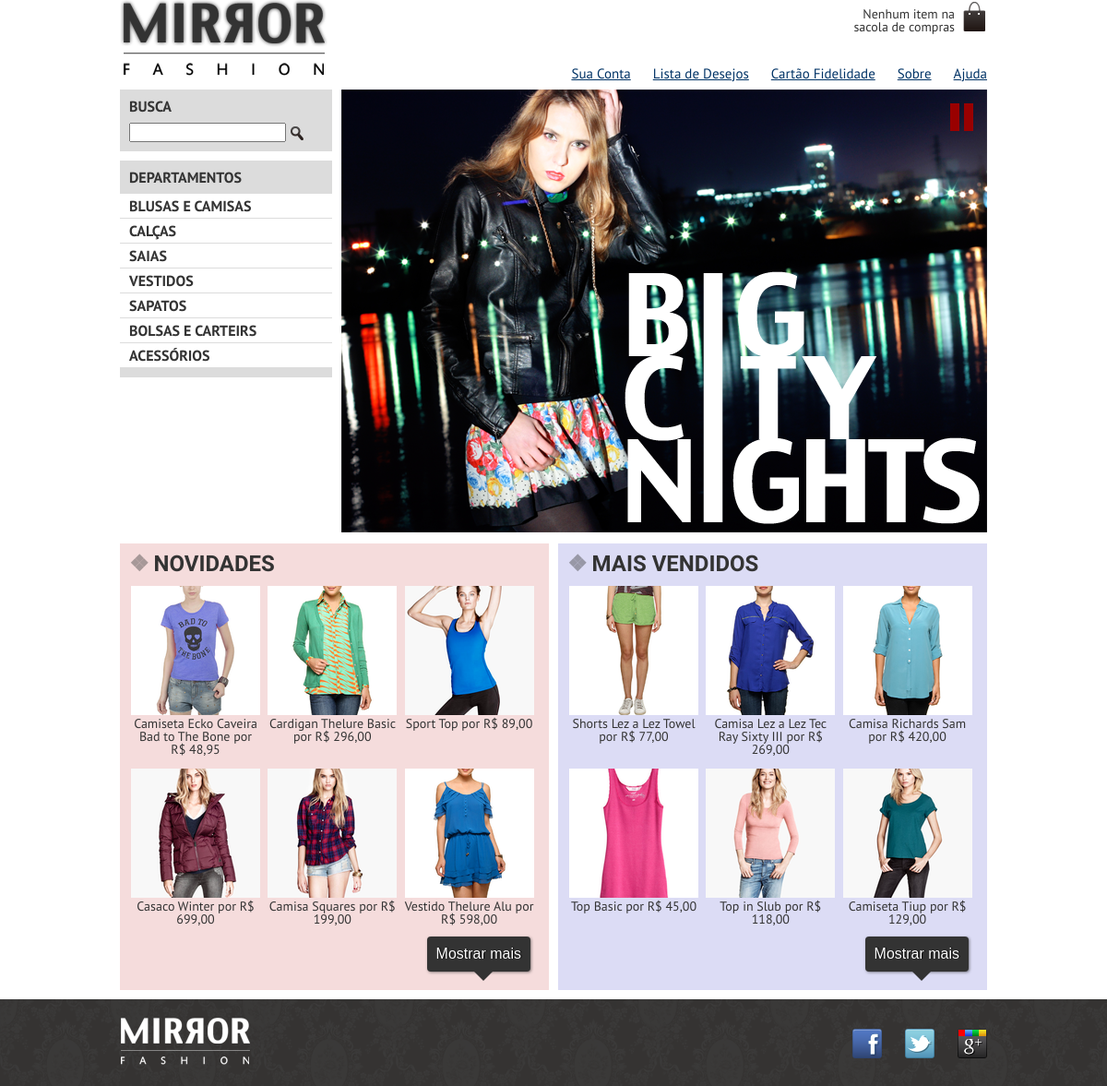
The page / on the database its author committed.
### tables this page shows
CREATE TABLE IF NOT EXISTS `produtos` (
  `id` int(11) NOT NULL AUTO_INCREMENT,
  `nome` varchar(255) DEFAULT NULL,
  `preco` varchar(45) DEFAULT NULL,
  `descricao` text,
  `data` date DEFAULT NULL,
  `vendas` int(11) DEFAULT NULL,
  PRIMARY KEY (`id`)
);

### index.php (the view, shortened to what this page needs)
<?php
include_once("cabecalho.php");
require_once("connection.php");
?>
<section id="main" class="container destaques">
    <section class="busca">
        <h2>Busca</h2>
        <form action="">
            <input type="search" name="busca">
            <input type="image" src="img/busca.png">
        </form>
    </section>
    <section class="menu-departamentos">
        <h2>Departamentos</h2>
        <nav>
            <ul>
                <li><a href="#">Blusas e Camisas</a>
                </li>
                <li><a href="#">Calças</a></li>
                <li><a href="#">Saias</a></li>
                <li><a href="#">Vestidos</a></li>
                <li><a href="#">Sapatos</a></li>
                <li><a href="#">Bolsas e Carteirs</a></li>
                <li><a href="#">Acessórios</a></li>
            </ul>
        </nav>
    </section>
    <a href="#" class="pause"></a>
    <img src="img/destaque-home.png" alt="Promoção: Big City Night">
</section>
<section id="destaques" class="container">
    <div class="container paineis">
        <section class="painel novidades">
            <h2>Novidades</h2>
            <ol>
                <?php
                $dados = mysqli_query($con, "SELECT * FROM produtos ORDER BY data DESC LIMIT 0, 12");
                while ($produto = mysqli_fetch_array($dados)) {
                ?>
                    <li>
                        <a href="produto.php?id=<?= $produto["id"] ?>">
                            <figure>
                                <img src="img/produtos/miniatura<?= $produto["id"] ?>.png" alt="<?= $produto["nome"] ?>">
                                <figcaption><?= $produto["nome"] ?> por <?= $produto["preco"] ?></figcaption>
                            </figure>
                        </a>
                    </li>
                <?php } ?>
            </ol>
            <button type="button">Mostrar mais</button>
        </section>
        <section class="painel mais-vendidos">
            <h2>Mais Vendidos</h2>
            <ol>
                <?php
                $dados = mysqli_query($con, "SELECT * FROM produtos ORDER BY vendas DESC LIMIT 0, 12");
                while ($produto = mysqli_fetch_array($dados)) {
                ?>
                    <li>
                        <a href="produto.php?id=<?= $produto["id"] ?>">
                            <figure>
                                <img src="img/produtos/miniatura<?= $produto["id"] ?>.png" alt="<?= $produto["nome"] ?>">
                                <figcaption><?= $produto["nome"] ?> por <?= $produto["preco"] ?></figcaption>
                            </figure>
                        </a>
                    </li>
                <?php } ?>
            </ol>
            <button type="button">Mostrar mais</button>
        </section>
    </div>
</section>
<?php include("rodape.php"); ?>

### cabecalho.php (shortened to what this page needs)
<!DOCTYPE html>
<html lang="pt">
<head>
    <link rel="stylesheet" href="css/reset.css">
    <link rel="stylesheet" href="css/estilos.css">
</head>
<body>
    <header class="container">
        <h1>
            <img src="img/logo.png" alt="Mirror Fashion">
        </h1>
        <p class="sacola">
            Nenhum item na sacola de compras
        </p>
        <nav class="menu-opcoes">
            <ul>
                <li><a href="#">Sua Conta</a></li>
                <li><a href="#">Lista de Desejos</a></li>
                <li><a href="#">Cartão Fidelidade</a></li>
                <li><a href="sobre.php">Sobre</a></li>
                <li><a href="#">Ajuda</a></li>
            </ul>
        </nav>
    </header>

### rodape.php
<footer>
    <div class="container">
        <img src="img/logo-rodape.png" alt="Logo Mirror Fashion">
        <ul class="social">
            <li><a href="https://www.facebook.com/mirrorfashion">Facebook</a></li>
            <li><a href="https://x.com/mirrorfashion">Twitter</a></li>
            <li><a href="https://plus.google.com/mirrorfashion">Google+</a></li>
        </ul>
    </div>
</footer>
</body>
</html>

### css/estilos.css (style rules this page uses)
body { color: #333; font-family: "PT Sans", sans-serif; }
.sacola { background: url(../img/sacola.png) no-repeat top right; font-size: 14px; padding-right: 35px; text-align: right; width: 140px; top: 0; right: 0; position: absolute; padding-top: 8px; }
.menu-opcoes { position: absolute; right: 0; bottom: 0; }
.menu-opcoes ul { font-size: 15px; }
.menu-opcoes ul li { display: inline; margin-left: 20px; }
.menu-opcoes a { color: #036; }
.container { width: 940px; margin: 0 auto; }
header { position: relative; }
.busca, .menu-departamentos { font-weight: bold; background-color: #dcdcdc; text-transform: uppercase; margin-right: 10px; width: 230px; float: left; }
.busca h2, .busca form, .menu-departamentos h2 { margin: 10px; }
.menu-departamentos li { background-color: white; margin-bottom: 1px; padding: 5px 10px; }
.menu-departamentos a { color: #333; text-decoration: none; }
.busca input[type=search] { width: 170px; }
.busca input { vertical-align: middle; }
.menu-departamentos { clear: left; margin-top: 10px; padding-bottom: 10px; }
.destaques { margin-top: 10px; position: relative; }
.pause, .play { display: block; position: absolute; right: 15px; top: 15px; }
.pause { border-left: 10px solid #900; border-right: 10px solid #900; height: 30px; width: 5px; }
.painel { margin: 10px 0; padding: 10px; width: 445px; }
.painel button { display: none; float: right; margin-right: 10px; margin-bottom: 10px; padding: 10px; position: relative; background-color: #333; border: 0; border-radius: 4px; box-shadow: 1px 1px 3px rgba(30, 30, 30, 0.5); color: white; font-size: 1em; text-decoration: none; text-shadow: 1px 0 1px black; transition: 0.3s; }
.painel button::after { content: ''; display: block; height: 0; width: 0; border-top: 10px solid #333; border-left: 10px solid transparent; border-right: 10px solid transparent; position: absolute; top: 100%; left: 50%; margin-left: -5px; transition: 0.3s; }
.painel-compacto button { display: block; }
.painel li { display: inline-block; vertical-align: top; width: 140px; margin: 2px; padding-bottom: 10px; transition: 0.7s ease-out; }
.novidades { float: left; background-color: #f5dcdc; }
.mais-vendidos { float: right; background-color: #dcdcf5; }
.painel h2 { font-family: "Bad Script", cursive; font-size: 24px; font-weight: bold; text-transform: uppercase; margin-bottom: 10px; }
.painel a { color: #333; font-size: 14px; text-align: center; text-decoration: none; }
.painel h2::before { content: '\2756'; padding-right: 5px; opacity: 0.4; }
footer { background-image: url(../img/fundo-rodape.png); clear: both; padding: 20px 0; }
footer .container { position: relative; }
.social { position: absolute; right: 0; top: 12px; }
.social li { float: left; margin-left: 25px; }
.social a { height: 32px; width: 32px; display: block; text-indent: -9999px; }
.social a[href*="facebook.com"] { width: 32px; height: 32px; background: url('../img/css_sprites.png') -27px -0; }
.social a[href*="x.com"] { width: 32px; height: 32px; background: url('../img/css_sprites.png') -91px -0; }
.social a[href*="plus.google.com"] { width: 32px; height: 32px; background: url('../img/css_sprites.png') -59px -0; }

### rows shown on the page
produtos: shows a picture, nome "Camiseta Ecko Caveira Bad to The Bone", preco "R$ 48,95"
produtos: shows a picture, nome "Cardigan Thelure Basic", preco "R$ 296,00"
produtos: shows a picture, nome "Sport Top", preco "R$ 89,00"
produtos: shows a picture, nome "Casaco Winter", preco "R$ 699,00"
produtos: shows a picture, nome "Camisa Squares", preco "R$ 199,00"
produtos: shows a picture, nome "Vestido Thelure Alu", preco "R$ 598,00"
produtos: shows a picture, nome "Shorts Lez a Lez Towel", preco "R$ 77,00"
produtos: shows a picture, nome "Camisa Lez a Lez Tec Ray Sixty III", preco "R$ 269,00"
produtos: shows a picture, nome "Camisa Richards Sam", preco "R$ 420,00"
produtos: shows a picture, nome "Top Basic", preco "R$ 45,00"
produtos: shows a picture, nome "Top in Slub", preco "R$ 118,00"
produtos: shows a picture, nome "Camiseta Tiup", preco "R$ 129,00"
